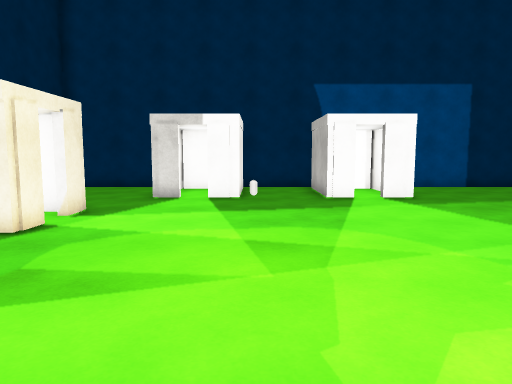
[1] (above)

22 first-person views from a walk through a 3-D level made in the Unity game engine. The camera is 1.5 m above the floor, tilts 6° down and sees 70° across. The floor is counted in squares, 1 m on a side. Each view is taken from the middle of a square. On the plan, view 1 faces up. The plan holds only what a view shows up to about 16 squares ahead; the rest is blank. The player is left out. Some animated figures are not drawn. Surface patterns are stand-ins for the level's own textures.

[2]
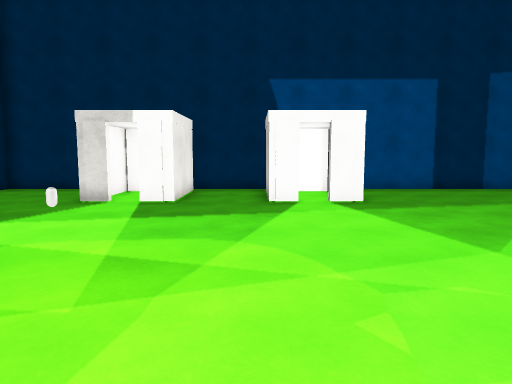

[3]
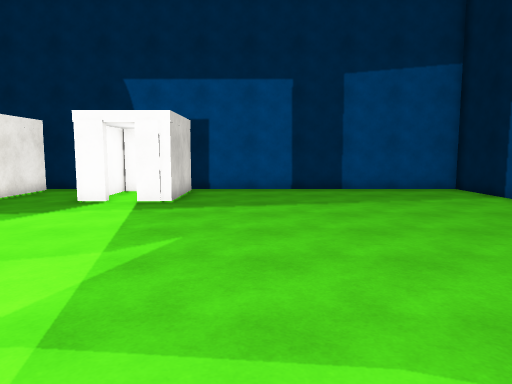

[4]
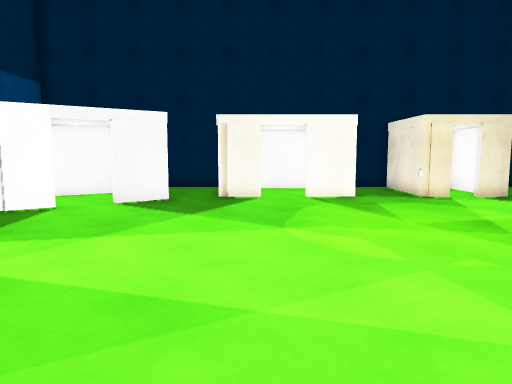

[5]
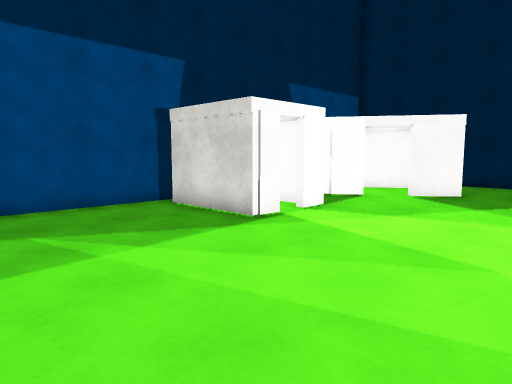

[6]
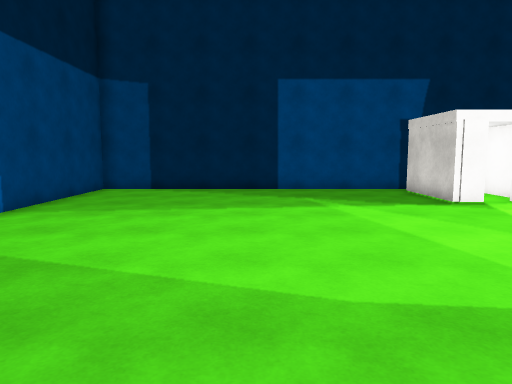

[7]
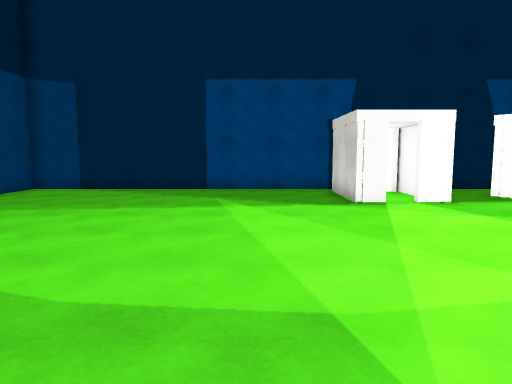

[8]
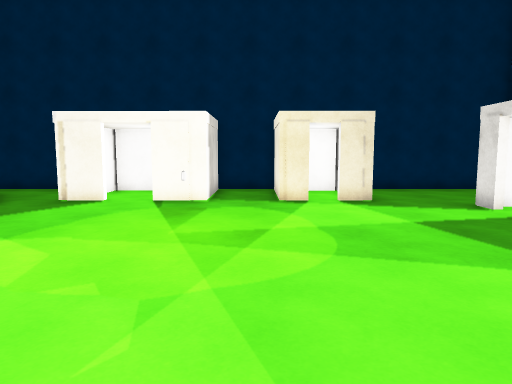

[9]
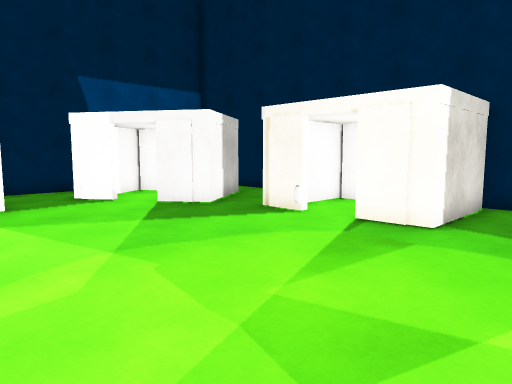

[10]
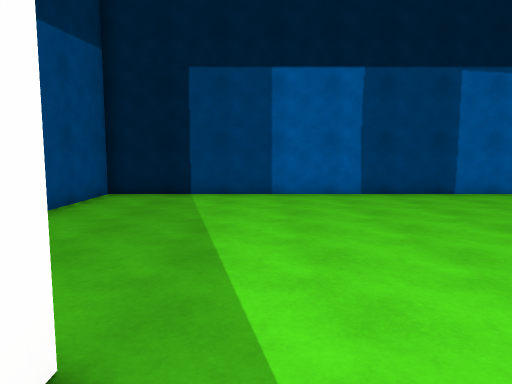

[11]
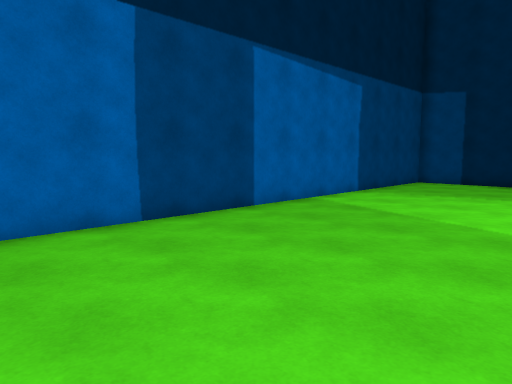

[12]
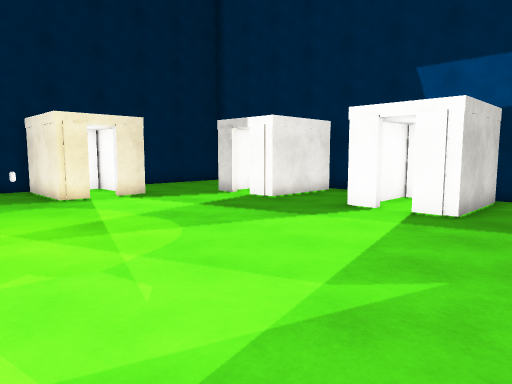

[13]
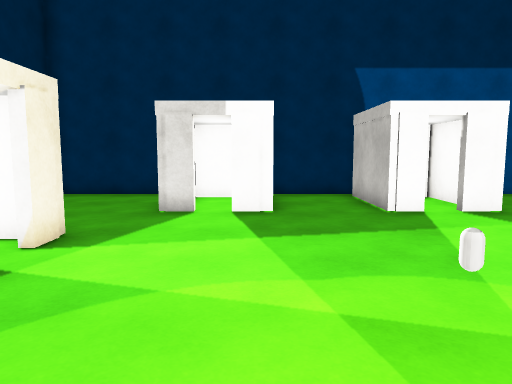

[14]
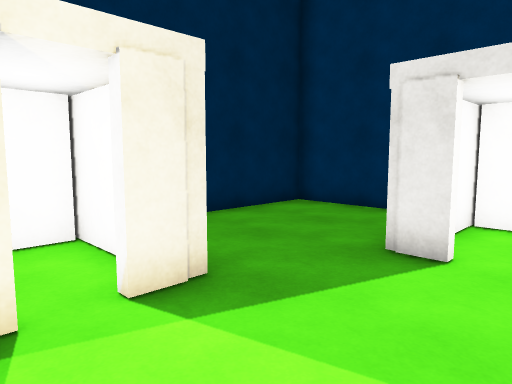

[15]
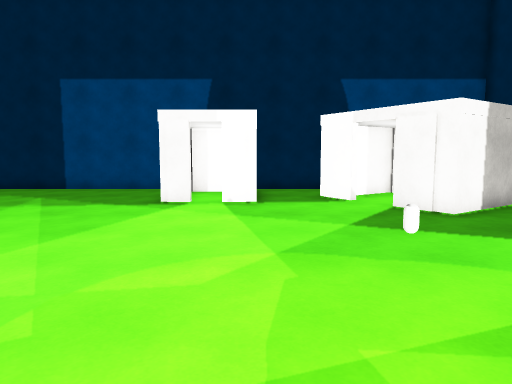

[16]
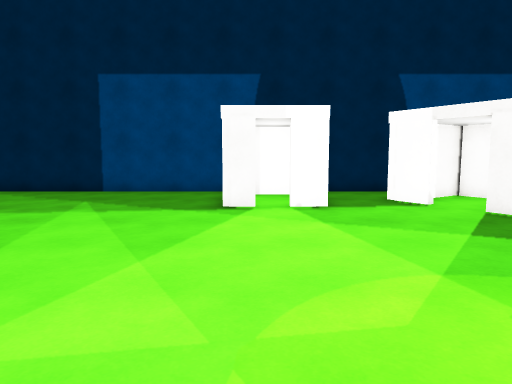

[17]
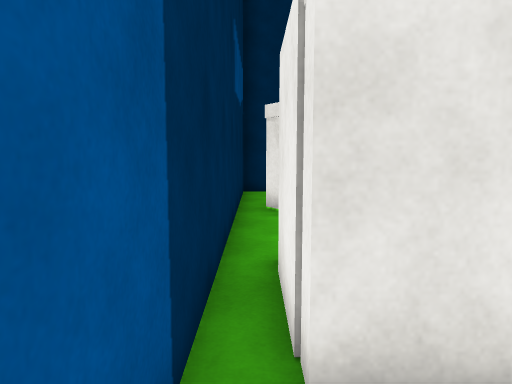

[18]
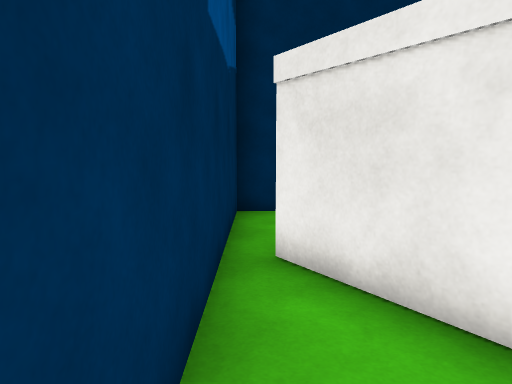

[19]
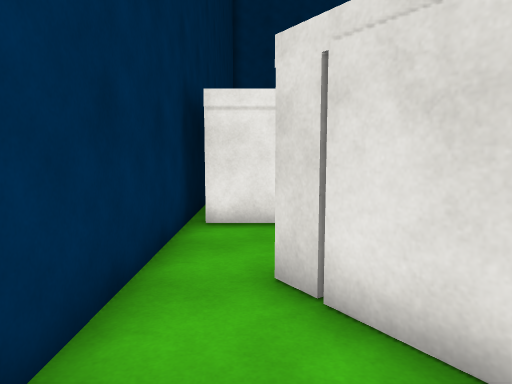

[20]
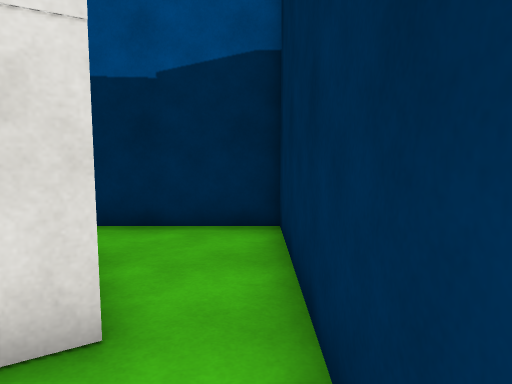

[21]
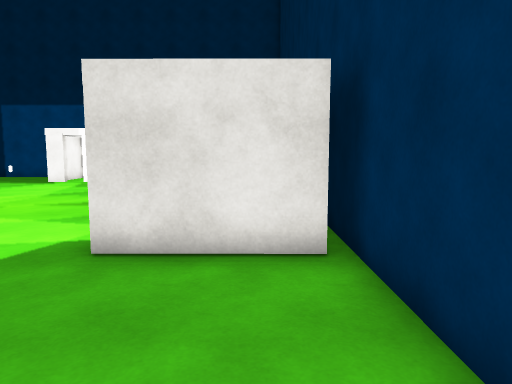

[22]
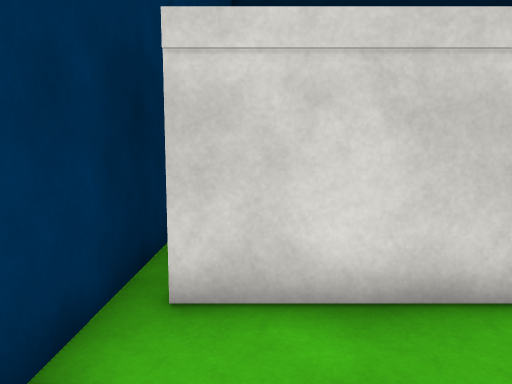

### Floor plan
Key: @ floor where view 1 was taken; # wall or solid block; . floor; H house; C capsule.
Columns run from 9 left of view 1 to 17 right of it. Each row starts with its distance up from view 1.
 17 ###########################
 16 #.....HHH...HHH...........#
 15 #.....H.H...H.H...........#
 14 #.....H.H...H.H...........#
 13 #.....H.H...H.H...........#
 12 #.........................#
 11 #.........................#
 10 #.........................#
  9 #HHHH.....................#
  8 #H........................#
  7 #HHHH.....................#
  6 #.........................#
  5 #........C................#
  4 #HHHH.....................#
  3 #H..H.....................#
  2 #H........................#
  1 #H..H.....................#
  0 #HHHH....@................#
 -1 #.........................#
 -2 #....H....................#
 -3 #..HHHH...................#
 -4 #.HH......HHHH............#
 -5 #..HH..H..H..H............#
 -6 #...H.HH..H..H............#
 -7 #...HHH...HHHH............#
 -8 #.........................#
 -9 ###########################

Where each view was taken, in squares from view 1:
view 1: 0 up, 0 right, facing up
view 2: 1 up, 2 right, facing up
view 3: 1 up, 8 right, facing up
view 4: 1 up, 8 right, facing left
view 5: 2 up, 10 right, facing down-left
view 6: 7 up, 10 right, facing down
view 7: 7 up, 7 right, facing down
view 8: 6 up, 7 right, facing left
view 9: 7 up, 3 right, facing down-left
view 10: 11 up, 3 right, facing right
view 11: 11 up, 9 right, facing down-right
view 12: 3 up, 8 right, facing up-left
view 13: 3 up, 1 left, facing up
view 14: 7 up, 1 left, facing up-left
view 15: 7 up, 1 right, facing down
view 16: 6 up, 3 right, facing down
view 17: 8 down, 6 right, facing left
view 18: 8 down, 1 right, facing left
view 19: 8 down, 7 left, facing up
view 20: 1 down, 8 left, facing down
view 21: 15 up, 7 left, facing down
view 22: 15 up, 7 left, facing right
